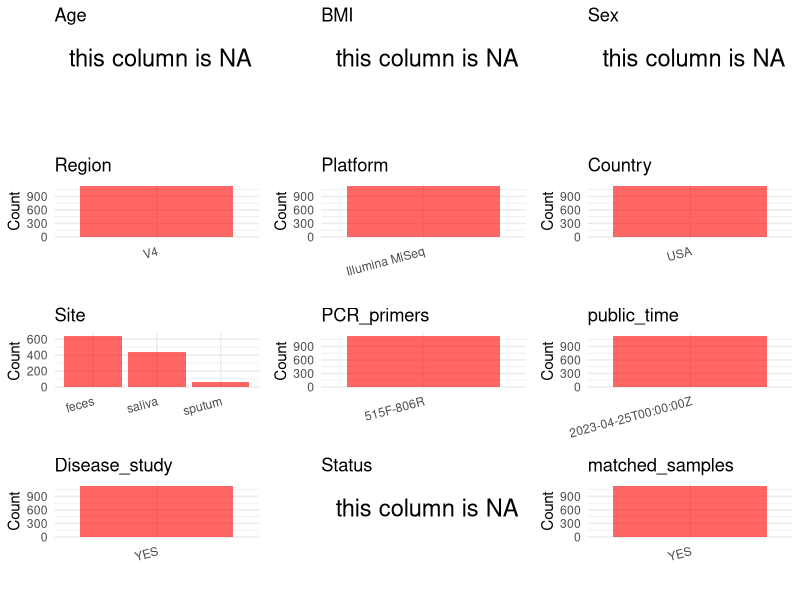

The R source for this figure: (Note: this script raises an error after producing the figure.)
## ---- chunk 1
# Load necessary libraries
library(dplyr)
library(ggplot2)
library(cowplot)
library(stringr)

# Set working directory (update this path to your local directory)
setwd("/home/hby/oral_project/PRJNA847970")

# Read the initial metadata files
initial_meta <- read.csv("SraRunTable.csv", header = T)

# Combine the two metadata files
# meta <- rbind(initial_meta, initial_meta1)

# Remove entries non-oral samples
# initial_meta <- subset(initial_meta,isolate %in% c("saliva","tongue coat"))

# Check the number of samples containing "HT" in Sample.Name (e.g., healthy controls)
# nrow(subset(meta, grepl("HT", Sample.Name)))

# Display the first few rows of the metadata
head(initial_meta)
## ---- chunk 2
# Create a uniform metadata dataframe
metadata <- data.frame(
  BioProject = initial_meta$BioProject,
  Run = initial_meta$Run,
  sample_name = initial_meta$host_subject_id,
  Platform = initial_meta$Instrument,
  Country = initial_meta$geo_loc_name_country,
  Site = initial_meta$env_medium,
  public_time = initial_meta$ReleaseDate,
  BMI = NA,
  Age = NA,
  Sex = NA,
  Status = NA,
  stringsAsFactors = FALSE
)
## ---- chunk 3
# Add information obtained from the publication
metadata$Region <- "V4"
metadata$PCR_primers <- "515F-806R"
metadata$title <- "Gut and oral microbiota associations with viral mitigation behaviors during the COVID-19 pandemic"
metadata$Disease_study <- "YES"

# extract subject id by remove prefix of sample_name
metadata$subject_id <- metadata$sample_name
all_oral_sites <- c("saliva", "tongue coat", "buccal mucosa", "lower jaw mucosa", "lower labial mucosa", "upper jaw mucosa", "tongue", "buccal", "sputum")
# Check initial data distribution
cat("Initial sample distribution:\n")
table(metadata$subject_id)
table(metadata$Site)

subjects_with_oral_samples <- metadata %>%
  filter(Site %in% all_oral_sites) %>%
  distinct(subject_id) %>%
  pull(subject_id)

metadata_clean <- metadata %>%
  filter(subject_id %in% subjects_with_oral_samples)


sample_counts <- metadata_clean %>%
  group_by(subject_id) %>%
  summarise(n_samples = n(), .groups = "drop")

metadata_clean <- merge(metadata_clean, sample_counts, by = "subject_id")

# Create matched_samples column
metadata_clean$matched_samples <- ifelse(metadata_clean$n_samples >= 2, "YES", "NO")

cat("\nFinal sample distribution after cleaning:\n")
print(table(metadata_clean$Site))
cat("\nFinal sample distribution after cleaning:\n")
print(table(metadata_clean$matched_samples))

metadata_clean$subject_id <- NULL
metadata_clean$n_samples <- NULL

# Use cleaned dataset for subsequent analysis
metadata <- metadata_clean
## ---- chunk 4
# Check the number of unique runs and sample names
print(paste("Number of unique runs:", length(unique(metadata$Run))))
print(paste("Number of unique sample names:", length(unique(metadata$sample_name))))
## ---- chunk 5
# Select columns for visualization
plot_data <- metadata %>%
  select(-BioProject, -Run, -sample_name, -title)

# Function to create simple plots for each column
create_simple_plots <- function(data) {
  plots <- list()

  for (col in colnames(data)) {
    # Check if the column is all NA
    if (all(is.na(data[[col]]))) {
      # Create an empty plot with text indicating all NA
      p <- ggplot() +
        annotate("text", x = 0.5, y = 0.5, label = "this column is NA", size = 6) +
        labs(title = col) +
        theme_void()
    } else if (is.numeric(data[[col]])) {
      # Numeric variable: histogram
      p <- ggplot(data, aes(x = .data[[col]])) +
        geom_histogram(fill = "blue", alpha = 0.6, bins = 20, na.rm = TRUE) +
        labs(title = col) +
        theme_minimal()
    } else {
      # Categorical variable: bar plot (remove NA values)
      count_data <- as.data.frame(table(data[[col]], useNA = "ifany"))
      p <- ggplot(count_data, aes(x = reorder(Var1, -Freq), y = Freq)) +
        geom_col(fill = "red", alpha = 0.6) +
        labs(title = col, x = NULL, y = "Count") +
        theme_minimal() +
        theme(axis.text.x = element_text(angle = 15, hjust = 1))
    }
    plots[[col]] <- p
  }

  return(plots)
}

# Generate and arrange plots
plots <- create_simple_plots(plot_data)
p <- plot_grid(plots$Age,
  plots$BMI,
  plots$Sex,
  plots$Region,
  plots$Platform,
  plots$Country,
  plots$Site,
  plots$PCR_primer,
  plots$public_time,
  plots$Disease_study,
  plots$Status,
  plots$matched_samples, # add
  ncol = 3, align = "hv", axis = "lb"
)
ggsave("Metadata_Summary.png", plot = p, width = 8, height = 6, dpi = 150)
## ---- chunk 6
knitr::include_graphics("Metadata_Summary.png")
## ---- chunk 7
# Reorder columns to match the desired format
metadata <- metadata[, c(
  "BioProject", "Run", "sample_name", "Age", "BMI", "Sex",
  "Region", "Platform", "Country", "Site", "public_time",
  "PCR_primers", "title", "Disease_study", "Status", "matched_samples"
)]

# Export the uniform metadata to a CSV file
write.csv(metadata, file = "metadata.csv", quote = FALSE)
head(metadata)
